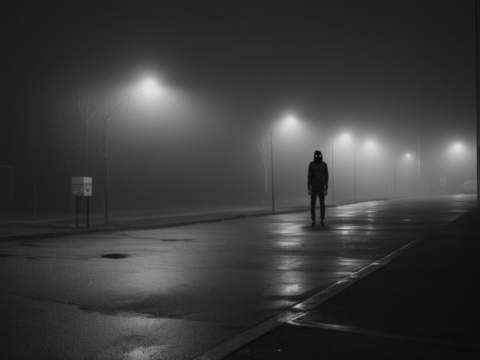
#> input picture assets/kamera/c01_uzak.jpg, 480 x 360 px
$ python -i kamera_bile.py   (imports and definitions only)
#> lines starting #> are read from the running program, lines starting #| are printed output that depends on the picture; after the words box and inside, x2 and y2 are one past the last pixel; in counts of white or black regions, pixels touching at a corner belong together
#!/usr/bin/env python3
"""Kamera odasının görsellerini birleştirir: boş sahneye yüzsüz figür, sonra ucuz kamera görünümü.

Yapay zekâ çalışmaz, ekran kartı gerekmez. Girdi gorsel_uret.py çıktıları:

    python tools/kamera_bile.py <sahne_klasoru> <figur.png> tools/gizli_kaynak/acik/kamera

Sahne klasöründe c01.png ... c15.png (896×672) durur. Figür düz arka planlı tam boy bir fotoğraftır;
yüzü burada silinir: hiçbir sahnede yüz yoktur, kapüşonun içi karadır, iki küçük parıltı gözlüktür.
"""
import argparse
import os

import numpy as np
from PIL import Image, ImageDraw, ImageFilter

# ad: (ayak x, ayak y, boy) 896×672 üzerinde. Son alan: görünmeyen bölgeyi veren işlev.
YERLER = {
    'c01_uzak': (590, 425, 150), 'c01_yakin': (400, 610, 440),
    'c04_uzak': (450, 480, 120), 'c04_yakin': (450, 660, 430),
    'c05_uzak': (440, 525, 330), 'c05_yakin': (440, 770, 720),
    'c07_uzak': (445, 420, 200), 'c07_yakin': (400, 640, 480),
    'c09_uzak': (450, 590, 400), 'c09_yakin': (450, 800, 800),
    'c10_uzak': (430, 525, 330), 'c10_yakin': (430, 800, 760),
    'c12_uzak': (430, 520, 430), 'c12_yakin': (430, 830, 950),
    'c13_uzak': (430, 625, 470), 'c13_yakin': (640, 800, 800),
    'c15_uzak': (815, 430, 300), 'c15_yakin': (600, 610, 1500),
    'c02_x': (410, 395, 200), 'c06_x': (560, 400, 230), 'c08_x': (445, 430, 220),
}
BOSLAR = ['c%02d' % i for i in range(1, 16)]


def figur_ayir(yol):
    """Düz arka planlı fotoğraftan figür: her satırın arka planı kenarlardan tahmin edilir."""
#> called with yol = '../assets/kamera/c01_uzak.jpg'
    im = Image.open(yol).convert('L')
#> im is the input picture: PIL image 480x360 L; min 0, max 226, mean 59.3
    a = np.asarray(im, dtype=np.float32)
    H, W = a.shape
#> H = 360; W = 480
    sol = a[:, :36].mean(axis=1)
#> sol = 360 values, max 46.75 at index 249, min 23.22 at index 237, mean 32.37
    sag = a[:, W - 36:].mean(axis=1)
#> sag = 360 values, max 162.8 at index 150, min 12.33 at index 336, mean 45.32
    t = np.linspace(0, 1, W)[None, :]
    arka = sol[:, None] * (1 - t) + sag[:, None] * t
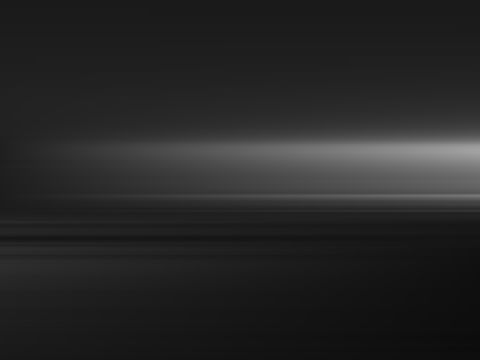
#> arka: shape (360, 480) float64; min 12.33, max 162.8, mean 38.8
    yy = np.mgrid[0:H, 0:W][0]
    # Giysi: arka plandan belirgin koyu. El ve yüz: arka plandan belirgin açık, ama zemin hizasının üstünde.
    koyu = a < np.minimum(arka * 0.62, 46)
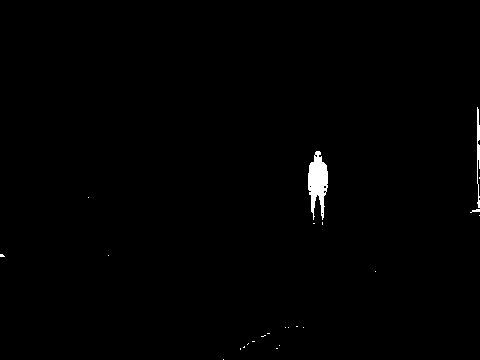
#> koyu: shape (360, 480) bool; 0.64% white; 24 white regions (21 under 20 px), largest, box (x1, y1, x2, y2) and area: (308, 151, 328, 220) 842, (477, 107, 480, 208) 200, (470, 209, 480, 213) 22
    acik = (a > arka + 30) & (yy < H * 0.84)
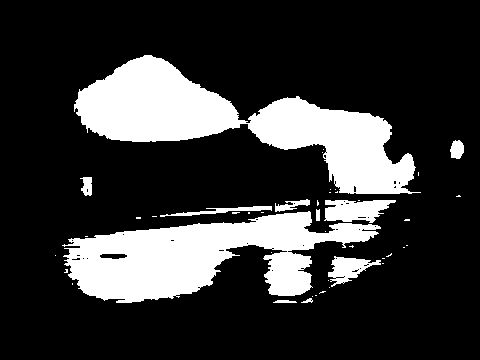
#> acik: shape (360, 480) bool; 21.3% white; 44 white regions (33 under 20 px), largest, box (x1, y1, x2, y2) and area: (74, 55, 421, 194) 18436, (62, 211, 381, 303) 15181, (324, 200, 396, 223) 1153
    on = koyu | acik
#> on: shape (360, 480) bool; 21.9% white; 67 white regions (54 under 20 px), largest, box (x1, y1, x2, y2) and area: (74, 55, 421, 194) 18436, (62, 151, 381, 303) 16023, (324, 200, 396, 223) 1153
    # Delikleri doldur: kenardan ulaşılamayan her yer figürdür.
    dis = np.zeros_like(on)
    dis[0, :] = ~on[0, :]
#> dis: shape (360, 480) bool; 0.28% white in thin lines or dots, all inside (x1, y1, x2, y2) = (0, 0, 480, 1)
    dis[:, 0] |= ~on[:, 0]
    dis[:, -1] |= ~on[:, -1]
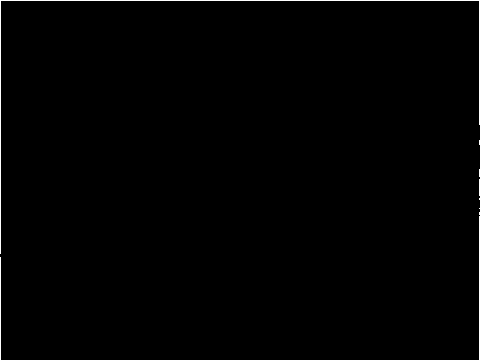
#> dis: shape (360, 480) bool; 0.66% white in thin lines or dots
    while True:
        y = dis.copy()
        y[1:, :] |= dis[:-1, :]
        y[:-1, :] |= dis[1:, :]
        y[:, 1:] |= dis[:, :-1]
        y[:, :-1] |= dis[:, 1:]
        y &= ~on
        if (y == dis).all():
            break
        dis = y
#> this loop made 311 passes
#> pass 1, in figur_ayir, `y &= ~on`:
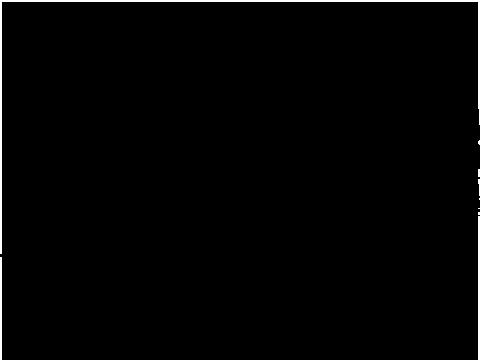
#> y: shape (360, 480) bool; 1.3% white; 9 white regions (5 under 20 px), largest, box (x1, y1, x2, y2) and area: (0, 0, 480, 254) 1694, (478, 216, 480, 360) 288, (0, 257, 2, 360) 206, (478, 179, 480, 196) 22
#> after the loop: y: shape (360, 480) bool; 77.9% white; 66 black regions (53 under 20 px), largest, box (x1, y1, x2, y2) and area: (74, 55, 421, 194) 18467, (62, 151, 381, 303) 16185, (324, 200, 396, 223) 1168
    ic = ~dis
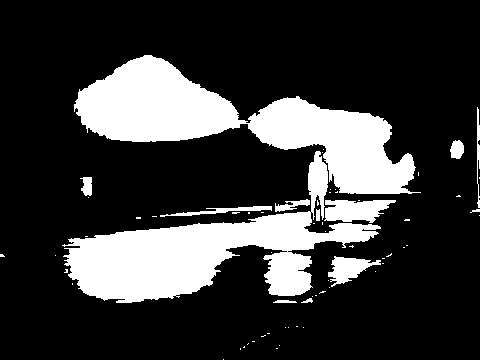
#> ic: shape (360, 480) bool; 22.1% white; 66 white regions (53 under 20 px), largest, box (x1, y1, x2, y2) and area: (74, 55, 421, 194) 18467, (62, 151, 381, 303) 16185, (324, 200, 396, 223) 1168
    # En büyük parça: tabandaki parlak zemin kırıntıları gitsin.
    sutun = ic.sum(axis=0)
#> sutun = 480 values, max 159 at index 140, min 0 at index 5, mean 79.45
    ic[:, sutun < H * 0.02] = False
#> ic: shape (360, 480) bool; 22% white; 63 white regions (51 under 20 px), largest, box (x1, y1, x2, y2) and area: (74, 55, 414, 194) 18454, (64, 151, 381, 303) 16182, (324, 200, 396, 223) 1168
    alfa = Image.fromarray((ic * 255).astype(np.uint8)).filter(ImageFilter.GaussianBlur(1.2))
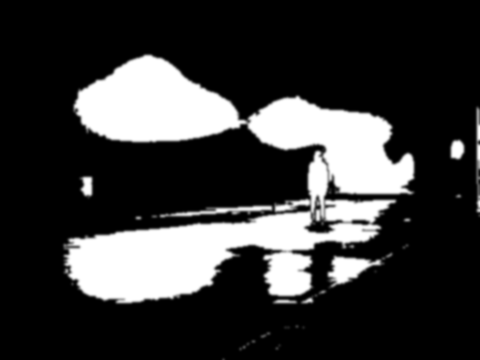
#> alfa: PIL image 480x360 L; min 0, max 255, mean 56.2
    return a, np.asarray(alfa, dtype=np.float32) / 255


# [125 lines left out: functions rotus, figur_hazirla, bile, kamera_gibi, main, not called in this run]


# [2 lines not run here, left out]

>>> result = figur_ayir('../assets/kamera/c01_uzak.jpg')

$ run again, on assets/kamera/c05_uzak.jpg
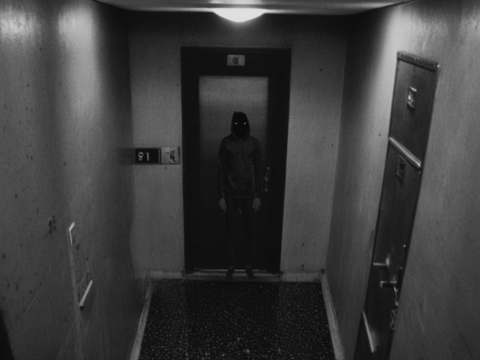
#> input picture assets/kamera/c05_uzak.jpg, 480 x 360 px
#> in figur_ayir, im is the input picture: PIL image 480x360 L; min 0, max 231, mean 60.7
#> sol = 360 values, max 172.4 at index 27, min 30.06 at index 359, mean 77.46
#> sag = 360 values, max 124.1 at index 31, min 43.78 at index 359, mean 85.15
#> koyu: shape (360, 480) bool; 31.4% white; 82 white regions (69 under 20 px), largest, box (x1, y1, x2, y2) and area: (93, 0, 390, 360) 44448, (354, 80, 433, 360) 7828, (119, 148, 162, 166) 624
#> acik: shape (360, 480) bool; 3.9% white; 26 white regions (15 under 20 px), largest, box (x1, y1, x2, y2) and area: (370, 5, 428, 156) 2951, (67, 34, 98, 129) 2027, (180, 0, 287, 22) 1096
#> on: shape (360, 480) bool; 35.3% white; 104 white regions (82 under 20 px), largest, box (x1, y1, x2, y2) and area: (93, 0, 401, 360) 45746, (354, 80, 433, 360) 7837, (370, 5, 428, 156) 2951
#> after the loop in figur_ayir, `while True:`:
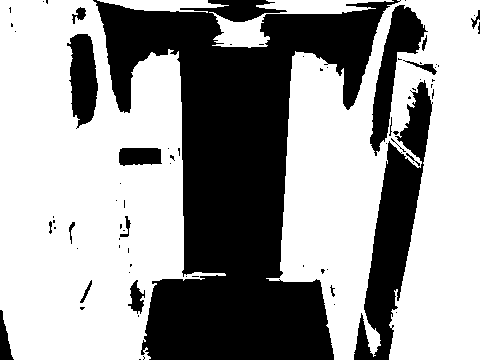
#> y: shape (360, 480) bool; 61.3% white; 75 black regions (56 under 20 px), largest, box (x1, y1, x2, y2) and area: (93, 0, 401, 360) 51255, (354, 80, 433, 360) 8294, (370, 5, 428, 156) 2960
#> sutun = 480 values, max 352 at index 208, min 0 at index 14, mean 139.2
#> in figur_ayir, `alfa = Image.fromarray((ic * 255).astype(np.uint8)).filter(ImageFilter..`:
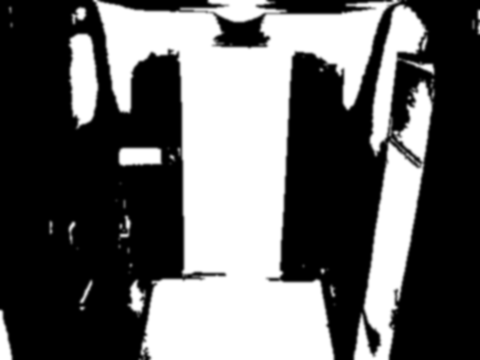
#> alfa: PIL image 480x360 L; min 0, max 255, mean 98.5

$ run again, on assets/kamera/c07_uzak.jpg
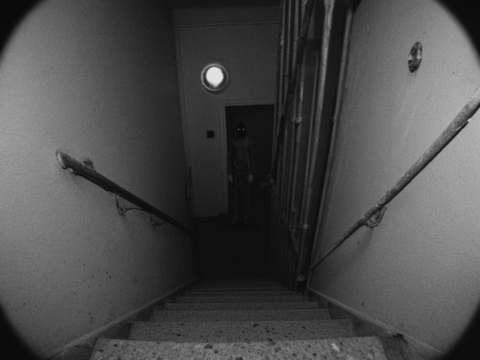
#> input picture assets/kamera/c07_uzak.jpg, 480 x 360 px
#> in figur_ayir, im is the input picture: PIL image 480x360 L; min 0, max 238, mean 74.6
#> sol = 360 values, max 149 at index 143, min 10.14 at index 0, mean 104.6
#> sag = 360 values, max 169.3 at index 96, min 12.17 at index 0, mean 118.3
#> koyu: shape (360, 480) bool; 26.4% white; 65 white regions (49 under 20 px), largest, box (x1, y1, x2, y2) and area: (63, 12, 368, 326) 42499, (455, 8, 480, 56) 621, (0, 8, 25, 54) 598
#> acik: shape (360, 480) bool; 3.7% white; 16 white regions (6 under 20 px), largest, box (x1, y1, x2, y2) and area: (358, 0, 466, 48) 3050, (17, 0, 123, 41) 2309, (458, 109, 480, 140) 295
#> on: shape (360, 480) bool; 30.1% white; 81 white regions (55 under 20 px), largest, box (x1, y1, x2, y2) and area: (63, 12, 368, 326) 42499, (358, 0, 466, 48) 3050, (17, 0, 123, 41) 2309
#> after the loop in figur_ayir, `while True:`:
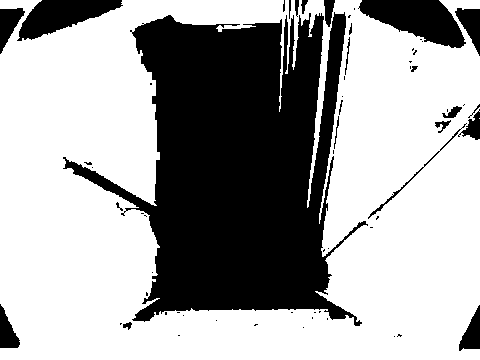
#> y: shape (360, 480) bool; 64.7% white; 63 black regions (40 under 20 px), largest, box (x1, y1, x2, y2) and area: (63, 12, 368, 326) 51840, (358, 0, 466, 48) 3053, (17, 0, 123, 41) 2309
#> sutun = 480 values, max 303 at index 303, min 6 at index 352, mean 127
#> in figur_ayir, `alfa = Image.fromarray((ic * 255).astype(np.uint8)).filter(ImageFilter..`:
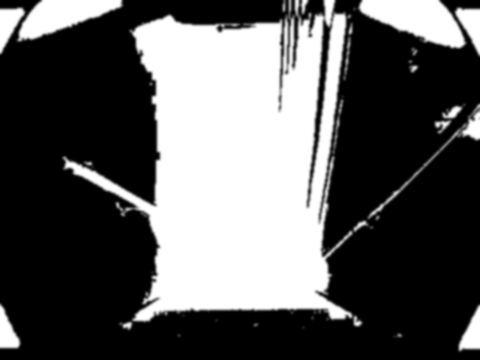
#> alfa: PIL image 480x360 L; min 0, max 255, mean 89.9

$ run again, on assets/kamera/c09_uzak.jpg
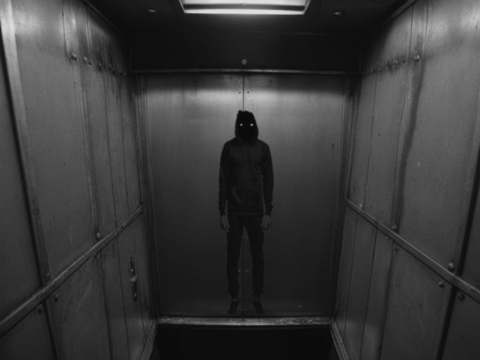
#> input picture assets/kamera/c09_uzak.jpg, 480 x 360 px
#> in figur_ayir, im is the input picture: PIL image 480x360 L; min 0, max 231, mean 57.5
#> sol = 360 values, max 188.9 at index 21, min 30.22 at index 359, mean 73.16
#> sag = 360 values, max 160 at index 20, min 32.14 at index 296, mean 74.79
#> koyu: shape (360, 480) bool; 24.9% white; 112 white regions (92 under 20 px), largest, box (x1, y1, x2, y2) and area: (74, 0, 420, 103) 21649, (145, 111, 280, 319) 10068, (150, 324, 339, 360) 6084
#> acik: shape (360, 480) bool; 2.6% white; 43 white regions (32 under 20 px), largest, box (x1, y1, x2, y2) and area: (244, 90, 306, 133) 1593, (187, 90, 243, 130) 1184, (185, 0, 305, 5) 484
#> on: shape (360, 480) bool; 27.6% white; 152 white regions (122 under 20 px), largest, box (x1, y1, x2, y2) and area: (74, 0, 420, 103) 21649, (145, 90, 306, 319) 11662, (150, 324, 339, 360) 6084
#> sutun = 480 values, max 314 at index 254, min 1 at index 68, mean 100.8
#> in figur_ayir, `alfa = Image.fromarray((ic * 255).astype(np.uint8)).filter(ImageFilter..`:
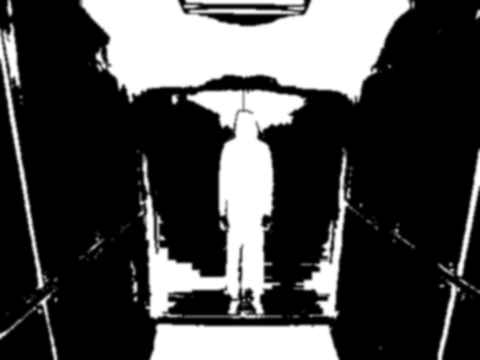
#> alfa: PIL image 480x360 L; min 0, max 255, mean 71.2
